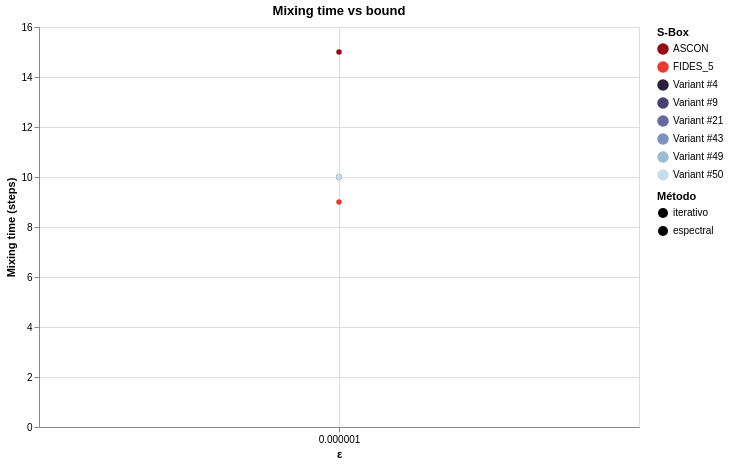

The notebook cell this image was saved under:
### Code cell
chart_mix = compare_mixing_times_altair(
    specs,
    epsilons=[10**(-i) for i in range(6,7)],
    max_steps=10000,
)
chart_mix

### Figure 1 — Vega-Lite specification as saved in the notebook (floating-point values rounded to 4 significant figures)
{"config": {"view": {"continuousWidth": 300, "continuousHeight": 300}}, "data": {"name": "data-eed76506b96e4eea6a7b02cb3614ca10"}, "mark": {"type": "line", "point": true}, "encoding": {"color": {"field": "S-Box", "legend": {"title": "S-Box"}, "scale": {"domain": ["ASCON", "FIDES_5", "Variant #4", "Variant #9", "Variant #21", "Variant #43", "Variant #49", "Variant #50"], "range": ["#940b13", "#ec382b", "#2b1f3e", "#494373", "#636a9f", "#7d92bf", "#9ebbd7", "#c7dfeb"]}, "type": "nominal"}, "strokeDash": {"field": "Método", "legend": {"title": "Método"}, "scale": {"domain": ["iterativo", "espectral"], "range": [[], [4, 4]]}, "type": "nominal"}, "tooltip": [{"field": "S-Box", "type": "nominal"}, {"field": "Método", "type": "nominal"}, {"field": "ε", "type": "quantitative"}, {"field": "Mixing time", "type": "quantitative"}], "x": {"field": "ε", "scale": {}, "title": "ε", "type": "quantitative"}, "y": {"field": "Mixing time", "title": "Mixing time (steps)", "type": "quantitative"}}, "height": 400, "params": [{"name": "param_12", "select": {"type": "interval", "encodings": ["x", "y"]}, "bind": "scales"}], "title": "Mixing time vs bound", "width": 600, "$schema": "https://vega.github.io/schema/vega-lite/v5.20.1.json", "datasets": {"data-eed76506b96e4eea6a7b02cb3614ca10": [{"ε": 1e-06, "S-Box": "ASCON", "Método": "iterative", "Mixing time": 15}, {"ε": 1e-06, "S-Box": "FIDES_5", "Método": "iterative", "Mixing time": 9}, {"ε": 1e-06, "S-Box": "Variant #4", "Método": "iterative", "Mixing time": 10}, {"ε": 1e-06, "S-Box": "Variant #9", "Método": "iterative", "Mixing time": 10}, {"ε": 1e-06, "S-Box": "Variant #21", "Método": "iterative", "Mixing time": 10}, {"ε": 1e-06, "S-Box": "Variant #43", "Método": "iterative", "Mixing time": 10}, {"ε": 1e-06, "S-Box": "Variant #49", "Método": "iterative", "Mixing time": 10}, {"ε": 1e-06, "S-Box": "Variant #50", "Método": "iterative", "Mixing time": 10}]}}
